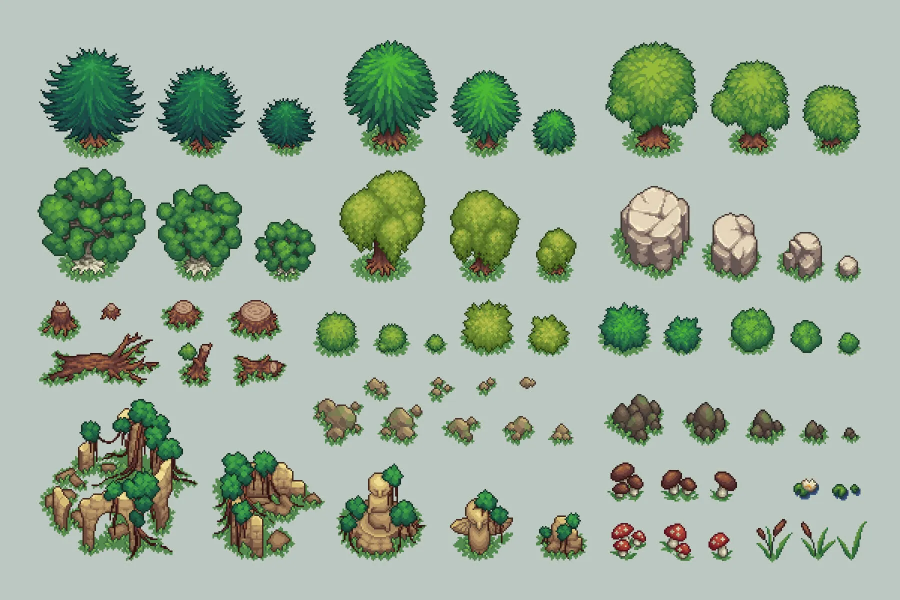
#> input picture assets_raw/original-3bc29af10983c69a8e63b57e5882b7e8.webp, 1800 x 1200 px (shown at 1/2 size)
$ python sheet_pieces.py ../../assets_raw/original-3bc29af10983c69a8e63b57e5882b7e8.webp ../../assets_raw/original-3bc29af10983c69a8e63b57e5882b7e8.webp
#> lines starting #> are read from the running program, lines starting #| are printed output that depends on the picture
"""Find the separate sprites on a detail sheet (8-connected alpha pieces,
merging pieces whose boxes come within GAP px) and draw a numbered index.

    python tools/world/sheet_pieces.py SHEET.png OUT_INDEX.png [--gap 1]

Prints one line per piece: index, box (x0, y0, x1, y1), pixel count.
"""
import sys

from PIL import Image, ImageDraw


def pieces(img, gap=1):
#> called with gap = 1
    px = img.load()
    w, h = img.size
#> w = 1800; h = 1200
    seen = set()
    found = []
    for y in range(h):
        for x in range(w):
            if (x, y) in seen or px[x, y][3] == 0:
                continue
            stack, box, count = [(x, y)], [x, y, x, y], 0
            seen.add((x, y))
            while stack:
                cx, cy = stack.pop()
                count += 1
                box = [min(box[0], cx), min(box[1], cy), max(box[2], cx), max(box[3], cy)]
                for nx in range(cx - 1, cx + 2):
                    for ny in range(cy - 1, cy + 2):
                        if 0 <= nx < w and 0 <= ny < h and (nx, ny) not in seen and px[nx, ny][3]:
                            seen.add((nx, ny))
                            stack.append((nx, ny))
            found.append([box[0], box[1], box[2] + 1, box[3] + 1, count])
#> after the loop, found = [[0, 0, 1800, 1200, 2160000]]
    # Merge pieces whose boxes nearly touch (a flower cluster, a tuft with loose blades).
    merged = True
    while merged:
        merged = False
        for i in range(len(found)):
            for j in range(i + 1, len(found)):
                a, b = found[i], found[j]
                if a[0] - gap <= b[2] and b[0] - gap <= a[2] and a[1] - gap <= b[3] and b[1] - gap <= a[3]:
                    found[i] = [min(a[0], b[0]), min(a[1], b[1]), max(a[2], b[2]), max(a[3], b[3]), a[4] + b[4]]
                    del found[j]
                    merged = True
                    break
            if merged:
                break
    found.sort(key=lambda p: (p[1] // 16, p[0]))
    return found


def main():
    src, out = sys.argv[1], sys.argv[2]
    gap = int(sys.argv[sys.argv.index("--gap") + 1]) if "--gap" in sys.argv else 1
    img = Image.open(src).convert("RGBA")
    found = pieces(img, gap)
#> found = [[0, 0, 1800, 1200, 2160000]]
    s = 4
    bg = Image.new("RGBA", img.size, (70, 112, 68, 255))
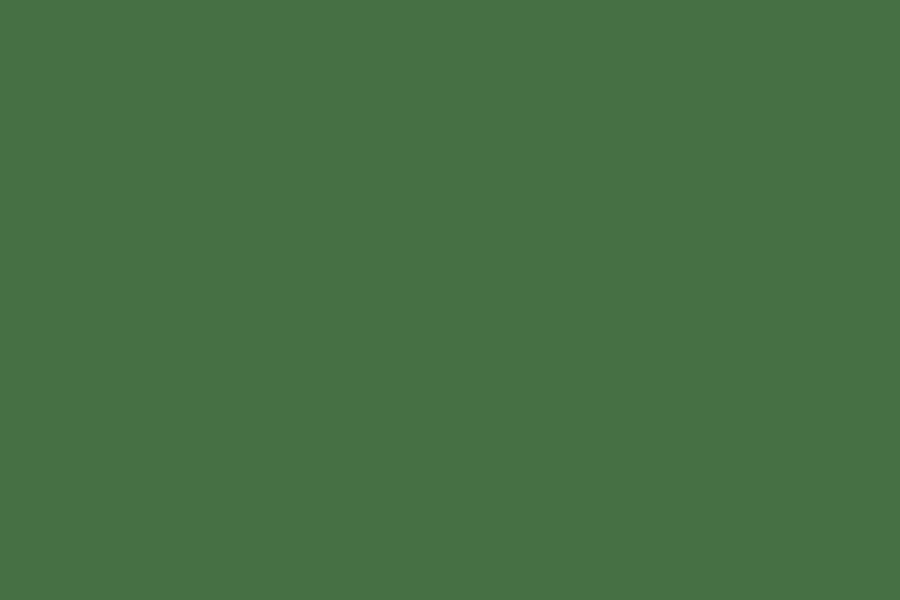
#> bg: PIL image 1800x1200 RGBA (shown at 1/2 size); mean R, G, B, A 70, 112, 68, 255
    bg.alpha_composite(img)
    big = bg.resize((img.width * s, img.height * s), Image.NEAREST)
    d = ImageDraw.Draw(big)
    for i, p in enumerate(found):
        d.rectangle([p[0] * s, p[1] * s, p[2] * s - 1, p[3] * s - 1], outline=(255, 255, 0, 160))
        d.text((p[0] * s + 1, p[1] * s), str(i), fill=(255, 60, 60, 255))
        print(i, tuple(p[:4]), p[4])
#> this loop made 1 pass
#| 0 (0, 0, 1800, 1200) 2160000
    big.save(out)


if __name__ == "__main__":
    main()
